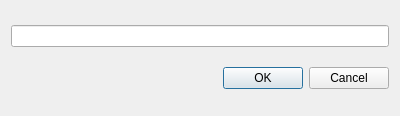
<?xml version="1.0" encoding="UTF-8"?>
<ui version="4.0">
 <class>GetNameDialog</class>
 <widget class="QDialog" name="GetNameDialog">
  <property name="geometry">
   <rect>
    <x>0</x>
    <y>0</y>
    <width>400</width>
    <height>116</height>
   </rect>
  </property>
  <property name="windowTitle">
   <string>Dialog</string>
  </property>
  <layout class="QVBoxLayout" name="verticalLayout">
   <item>
    <widget class="QLineEdit" name="lineEdit"/>
   </item>
   <item>
    <widget class="QDialogButtonBox" name="buttonBox">
     <property name="orientation">
      <enum>Qt::Horizontal</enum>
     </property>
     <property name="standardButtons">
      <set>QDialogButtonBox::Cancel|QDialogButtonBox::Ok</set>
     </property>
    </widget>
   </item>
  </layout>
 </widget>
 <resources/>
 <connections>
  <connection>
   <sender>buttonBox</sender>
   <signal>accepted()</signal>
   <receiver>GetNameDialog</receiver>
   <slot>accept()</slot>
   <hints>
    <hint type="sourcelabel">
     <x>248</x>
     <y>254</y>
    </hint>
    <hint type="destinationlabel">
     <x>157</x>
     <y>274</y>
    </hint>
   </hints>
  </connection>
  <connection>
   <sender>buttonBox</sender>
   <signal>rejected()</signal>
   <receiver>GetNameDialog</receiver>
   <slot>reject()</slot>
   <hints>
    <hint type="sourcelabel">
     <x>316</x>
     <y>260</y>
    </hint>
    <hint type="destinationlabel">
     <x>286</x>
     <y>274</y>
    </hint>
   </hints>
  </connection>
 </connections>
</ui>
